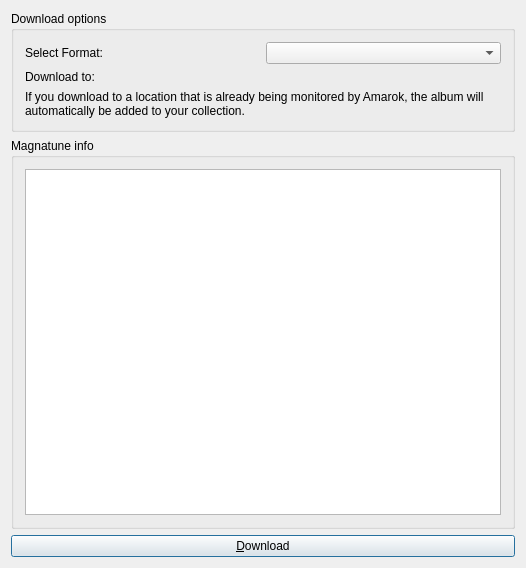
<ui version="4.0" >
 <class>magnatuneDownloadDialogBase</class>
 <widget class="QDialog" name="magnatuneDownloadDialogBase" >
  <property name="geometry" >
   <rect>
    <x>0</x>
    <y>0</y>
    <width>526</width>
    <height>568</height>
   </rect>
  </property>
  <property name="windowTitle" >
   <string>Magnatune.com Album Download</string>
  </property>
  <layout class="QGridLayout" name="gridLayout_3" >
   <item row="0" column="0" >
    <widget class="QGroupBox" name="groupBox1" >
     <property name="title" >
      <string>Download options</string>
     </property>
     <layout class="QGridLayout" name="gridLayout" >
      <item row="0" column="0" >
       <widget class="QLabel" name="textLabel1" >
        <property name="text" >
         <string>Select Format:</string>
        </property>
        <property name="wordWrap" >
         <bool>false</bool>
        </property>
       </widget>
      </item>
      <item row="0" column="1" >
       <widget class="QComboBox" name="formatComboBox" />
      </item>
      <item row="1" column="0" >
       <widget class="QLabel" name="textLabel2" >
        <property name="text" >
         <string>Download to:</string>
        </property>
        <property name="wordWrap" >
         <bool>false</bool>
        </property>
       </widget>
      </item>
      <item row="1" column="1" >
       <widget class="KUrlRequester" name="downloadTargetURLRequester" />
      </item>
      <item row="2" column="0" colspan="2" >
       <widget class="QLabel" name="textLabel1_2" >
        <property name="text" >
         <string>If you download to a location that is already being monitored by Amarok, the album will automatically be added to your collection.</string>
        </property>
        <property name="alignment" >
         <set>Qt::AlignVCenter</set>
        </property>
        <property name="wordWrap" >
         <bool>true</bool>
        </property>
       </widget>
      </item>
     </layout>
    </widget>
   </item>
   <item row="1" column="0" >
    <widget class="QGroupBox" name="groupBox2" >
     <property name="title" >
      <string>Magnatune info</string>
     </property>
     <layout class="QGridLayout" name="gridLayout_2" >
      <item row="0" column="0" >
       <widget class="QTextEdit" name="infoEdit" >
        <property name="acceptDrops" >
         <bool>false</bool>
        </property>
       </widget>
      </item>
     </layout>
    </widget>
   </item>
   <item row="2" column="0" >
    <widget class="QPushButton" name="downloadButton" >
     <property name="text" >
      <string>&amp;Download</string>
     </property>
    </widget>
   </item>
  </layout>
 </widget>
 <layoutdefault spacing="6" margin="11" />
 <customwidgets>
  <customwidget>
   <class>KUrlRequester</class>
   <extends>QFrame</extends>
   <header>kurlrequester.h</header>
   <container>1</container>
  </customwidget>
 </customwidgets>
 <includes/>
 <resources/>
 <connections>
  <connection>
   <sender>downloadButton</sender>
   <signal>clicked()</signal>
   <receiver>magnatuneDownloadDialogBase</receiver>
   <slot>downloadButtonClicked()</slot>
   <hints>
    <hint type="sourcelabel" >
     <x>262</x>
     <y>547</y>
    </hint>
    <hint type="destinationlabel" >
     <x>262</x>
     <y>283</y>
    </hint>
   </hints>
  </connection>
 </connections>
</ui>
